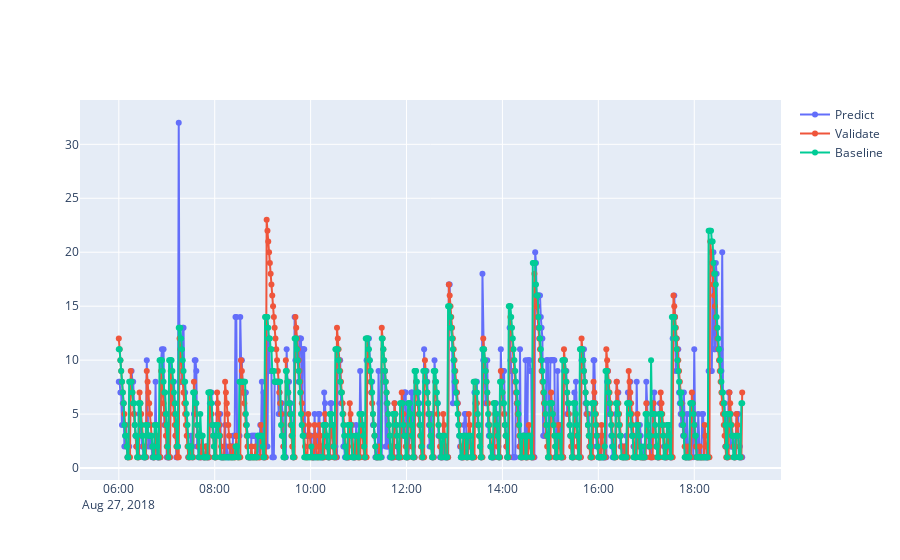

The code cell stored with this chart in its notebook:
### Code cell
import plotly.graph_objects as go
fig = go.Figure()

# Add traces
fig.add_trace(go.Scatter(y=pred_y_df.loc['2018-08-27':'2018-08-27', 0], x=pred_y_df.loc['2018-08-27':'2018-08-27'].index,
                    mode='lines+markers',
                    name='Predict'))

fig.add_trace(go.Scatter(y=validate_y.loc['2018-08-27':'2018-08-27'], x=validate_y.loc['2018-08-27':'2018-08-27'].index,
                    mode='lines+markers',
                    name='Validate'))

fig.add_trace(go.Scatter(y=next_scheduled_arrival_df.loc['2018-08-27':'2018-08-27', 'R16N'], x=next_scheduled_arrival_df.loc['2018-08-27':'2018-08-27'].index,
                    mode='lines+markers',
                    name='Baseline'))

fig.show()

### Figure 1 — Plotly figure (JSON) as saved in the notebook; plotly's stock layout.template omitted (floating-point values rounded to 4 significant figures; data arrays with more than 128 entries replaced by an {"elided": "..."} marker saying what was removed)
{"data": [{"mode": "lines+markers", "name": "Predict", "type": "scatter", "x": {"elided": "781 str values"}, "y": {"elided": "781 float values"}}, {"mode": "lines+markers", "name": "Validate", "type": "scatter", "x": {"elided": "781 str values"}, "y": {"elided": "781 int values"}}, {"mode": "lines+markers", "name": "Baseline", "type": "scatter", "x": {"elided": "781 str values"}, "y": {"elided": "781 int values"}}], "layout": {"autosize": true, "xaxis": {"autorange": true, "range": ["2018-08-27 05:14:31.3126", "2018-08-27 19:45:28.6874"], "type": "date"}, "yaxis": {"autorange": true, "range": [-1.271, 34.27], "type": "linear"}}}
